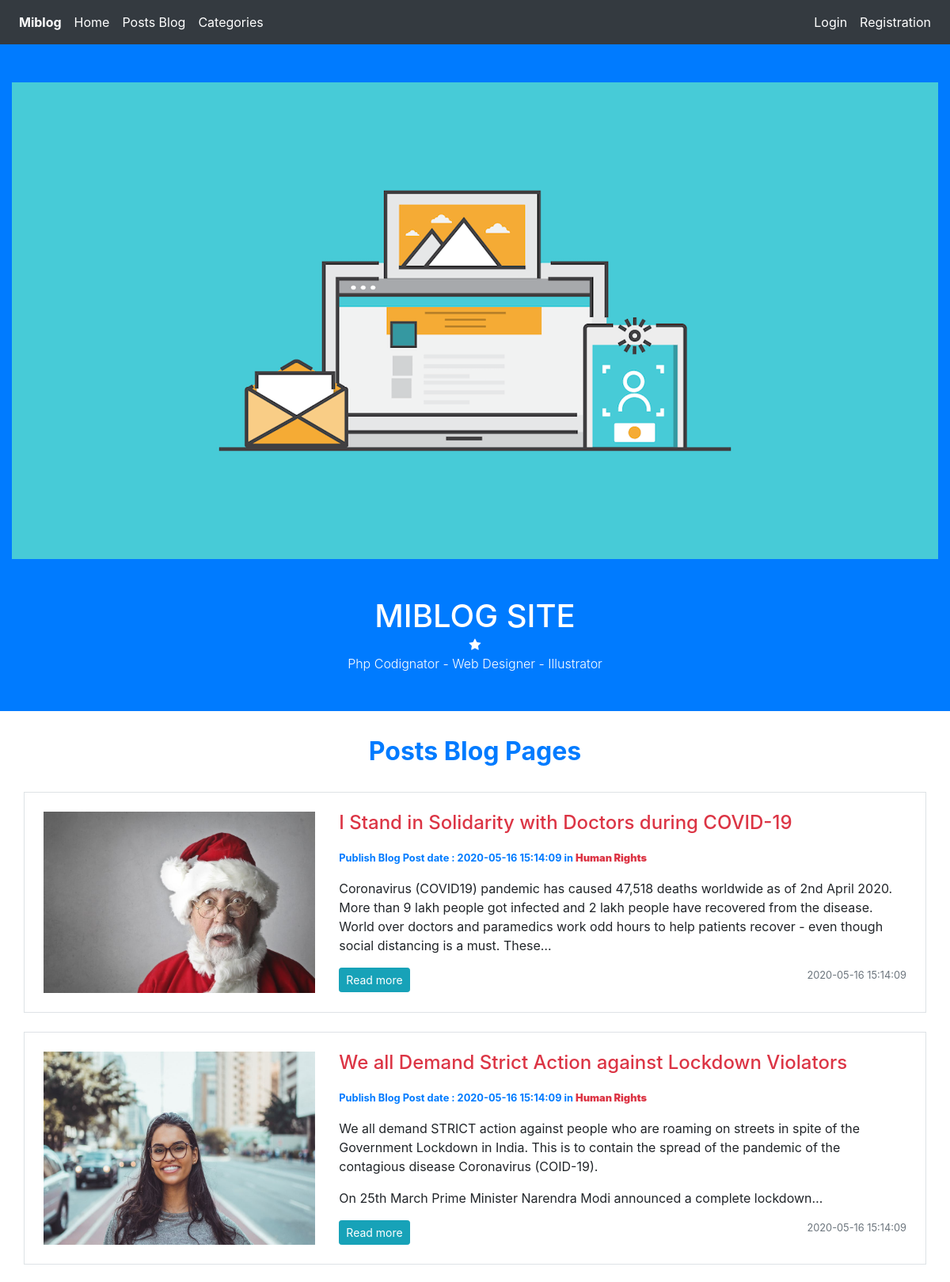
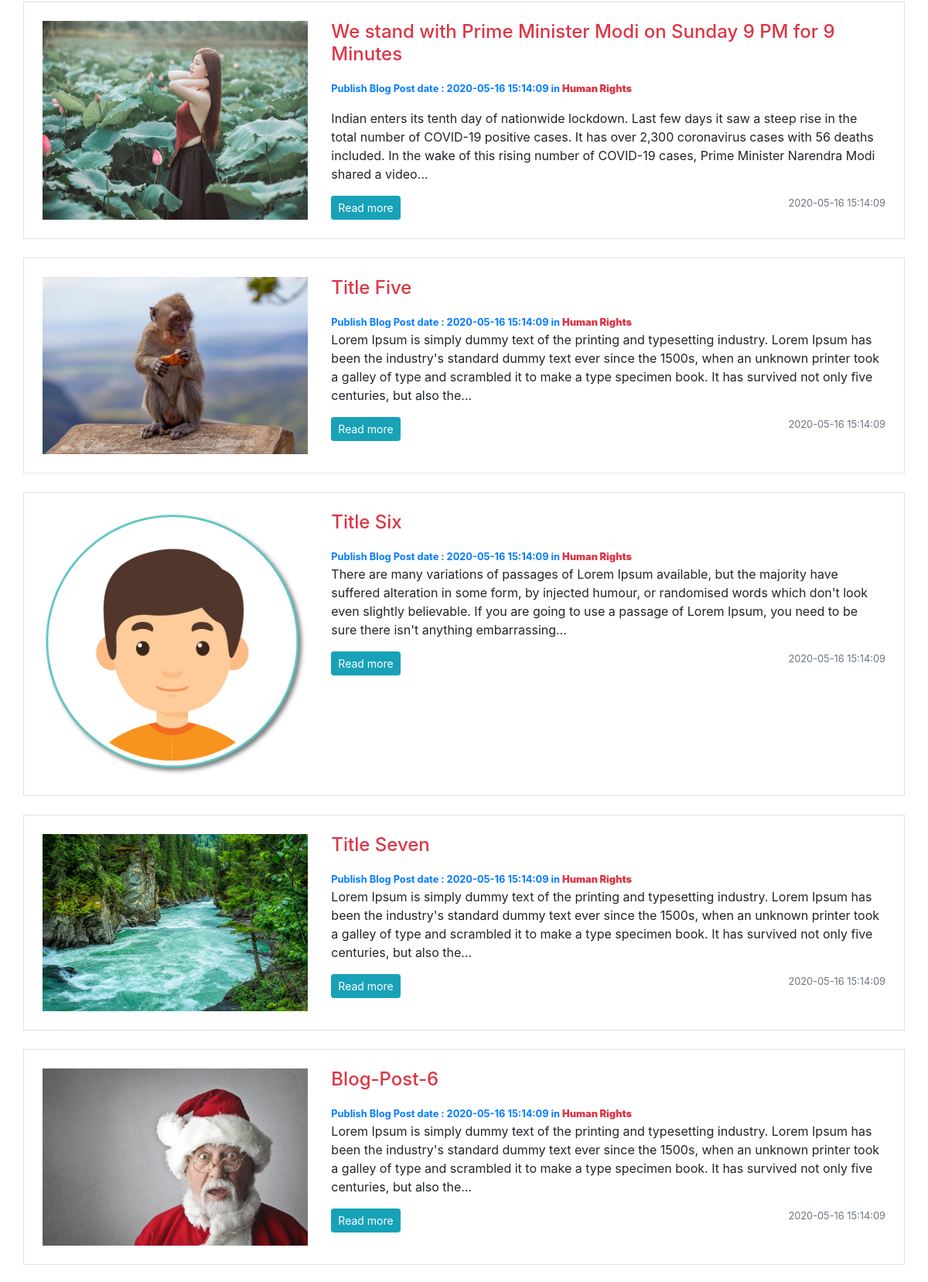
Screenshot of /categories/posts/1 (upper part) with the database file from the repository (2 pictures, top to bottom).
### tables this page shows
CREATE TABLE `posts` (
  `id` int(11) NOT NULL,
  `category_id` int(11) NOT NULL,
  `user_id` int(11) NOT NULL,
  `title` varchar(255) NOT NULL,
  `slug` varchar(255) NOT NULL,
  `body` text NOT NULL,
  `post_image` varchar(255) NOT NULL,
  `created_at` timestamp NOT NULL DEFAULT current_timestamp()
);

CREATE TABLE `categories` (
  `category_id` int(11) NOT NULL,
  `category_name` varchar(255) NOT NULL,
  `created_at` timestamp NOT NULL DEFAULT current_timestamp()
);

### application/controllers/Categories.php (called while the page is built, shortened)
<?php
	class Categories extends CI_Controller{
		public function posts($category_id){
			$data['title'] = $this->Category_model->get_categories($category_id);
			$data['posts'] = $this->Post_model->get_posts_by_category($category_id);
			$this->load->view('templates/header');
			$this->load->view('posts/index' , $data);
			$this->load->view('templates/footer');
		}
	}

### index.php (called while the page is built, shortened)
<?php
require_once BASEPATH.'core/CodeIgniter.php';

### application/models/Post_model.php (called while the page is built, shortened)
<?php
	class Post_model extends CI_Model{
		public function get_posts_by_category($category_id){
			$this->db->order_by('posts.id','DESC');
			$this->db->join('categories','categories.category_id = posts.category_id');
			$query = $this->db->get_where('posts',array('posts.category_id'=>$category_id));
			return $query->result_array();
		}
	}
?>

### application/views/posts/index.php (the view, shortened to what this page needs)
<div class="album py-2">
   <div class="container p-0">
   		<h2 class="text-center pb-2 text-primary font-weight-bold"> Posts Blog Pages </h2>
      	<?php foreach($posts as $post) : ?>
			 <div class="col-md-12 border p-4 pt-4 mt-4">
				<div class="row">
				   <img class="col-md-4" src="<?php echo base_url(); ?>assets/images/posts/<?php echo $post['post_image']; ?>"
						alt="post_image">
				   <div class="col-md-8 pull-right">
				   	  <h4 class="pb-2 text-danger"> <?php echo $post['title'];  ?> </h4>
					  <small class="text-primary font-weight-bold m-auto" > Publish Blog Post date : <?php echo $post['created_at'];  ?>
					  	in <strong class="text-danger"><?php echo $post['category_name']; ?></strong>
					  </small>
					  <p class="card-text"> <?php echo character_limiter($post['body'], 300) ?> </p>
					  <div class="btn-group">
						 <button type="button" class="btn btn-sm btn-info" onclick="window.location.href='<?php echo base_url() ?>posts/<?php echo $post['slug']; ?>'">Read more</button>
					  </div>
					  <small class="text-muted pull-right"><?php echo $post['created_at'];  ?></small>
					</div>
				</div>
			 </div>
         <?php endforeach; ?>
    </div>
</div>

### assets/css/style.css (style rules this page uses)
p { position: relative ; }

### rows the page displays
posts: post_image (picture), title "I Stand in Solidarity with Doctors during COVID-19", category.created_at "2020-05-16 15:14:09", category.category_name "Human Rights", body "Coronavirus (COVID19) pandemic has caused 47,518 deaths worldwide as of 2nd April 2020. More than 9 lakh people got infected and 2 lakh people have recovered from the disease. World over doctors and paramedics work odd hours to help patients recover - even though social distancing is a must. These…"
posts: post_image (picture), title "We all Demand Strict Action against Lockdown Violators", category.created_at "2020-05-16 15:14:09", category.category_name "Human Rights", body "We all demand STRICT action against people who are roaming on streets in spite of the Government Lockdown in India. This is to contain the spread of the pandemic of the contagious disease Coronavirus (COID-19). On 25th March Prime Minister Narendra Modi announced a complete lockdown…"
posts: post_image (picture), title "We stand with Prime Minister Modi on Sunday 9 PM for 9 Minutes", category.created_at "2020-05-16 15:14:09", category.category_name "Human Rights", body "Indian enters its tenth day of nationwide lockdown. Last few days it saw a steep rise in the total number of COVID-19 positive cases. It has over 2,300 coronavirus cases with 56 deaths included. In the wake of this rising number of COVID-19 cases, Prime Minister Narendra Modi shared a video…"
posts: post_image (picture), title "Title Five", category.created_at "2020-05-16 15:14:09", category.category_name "Human Rights", body "Lorem Ipsum is simply dummy text of the printing and typesetting industry. Lorem Ipsum has been the industry's standard dummy text ever since the 1500s, when an unknown printer took a galley of type and scrambled it to make a type specimen book. It has survived not only five centuries, but also the…"
posts: post_image (placeholder picture), title "Title Six", category.created_at "2020-05-16 15:14:09", category.category_name "Human Rights", body "There are many variations of passages of Lorem Ipsum available, but the majority have suffered alteration in some form, by injected humour, or randomised words which don't look even slightly believable. If you are going to use a passage of Lorem Ipsum, you need to be sure there isn't anything embarrassing…"
posts: post_image (picture), title "Title Seven", category.created_at "2020-05-16 15:14:09", category.category_name "Human Rights", body "Lorem Ipsum is simply dummy text of the printing and typesetting industry. Lorem Ipsum has been the industry's standard dummy text ever since the 1500s, when an unknown printer took a galley of type and scrambled it to make a type specimen book. It has survived not only five centuries, but also the…"
posts: post_image (picture), title "Blog-Post-6", category.created_at "2020-05-16 15:14:09", category.category_name "Human Rights", body "Lorem Ipsum is simply dummy text of the printing and typesetting industry. Lorem Ipsum has been the industry's standard dummy text ever since the 1500s, when an unknown printer took a galley of type and scrambled it to make a type specimen book. It has survived not only five centuries, but also the…"
